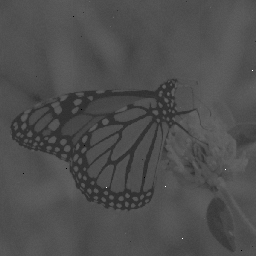
%> input picture MEDICAL_IMAGES/Histogramas/12-histogramas-ejercicios-archivos/butterfly.png, 256 x 256 px
$ octave PrimeroHist.m   (GNU Octave 9; MATLAB toolbox functions it lacks are replaced by stand-ins)
%> lines starting %> are read from the running program, lines starting %| are printed output that depends on the picture
clc, clear, close all;

% cargar la imagen
img=imread("12-histogramas-ejercicios-archivos/butterfly.png");
%> img is the input picture: size 256x256x3 uint8; min 0, max 254, mean 77.8
% convertir a escala de grises
grayimg=im2gray(img);
% visualizar la imagen y su histograma
figure(1)
subplot(1,2,1)
imshow(grayimg);
subplot(1,2,2)
imhist(grayimg);
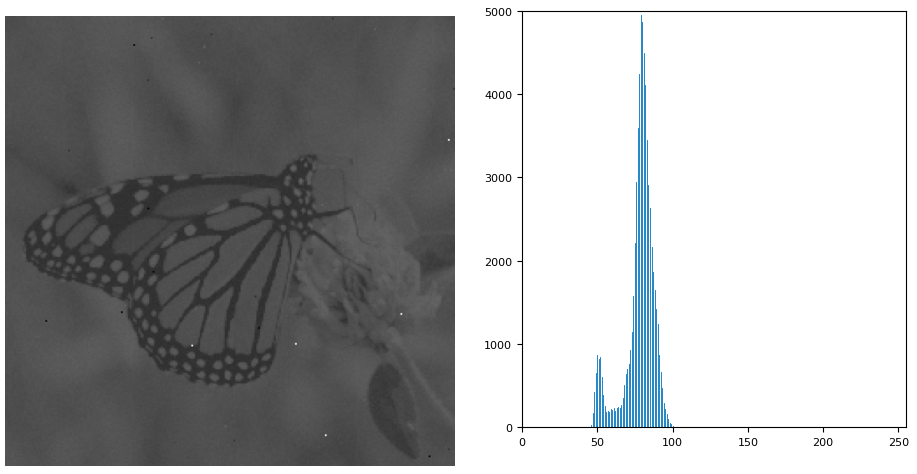
%> figure redrawn from the program's plot data, 2 panels


% definir las intensidades en los extremos del rango actual de representacion
% es decir, el rango dentro del cual se quiere normalizar
% (se especifican manualmente)
min=45;
max=100;
% trabajar sobre una copia de la imagen con tipo de dato real
% para utilizar mayor precision en los calculos
realimg=double(grayimg);
% aplicar la ecuacion de normalizacion del histograma
normimg=(realimg-min)./(max-min);
% multiplicar por el valor maximo del rango de representacion
normimg=normimg.*255;
% convertir de nuevo a tipo de dato entero para facilitar la visualizacion
entimg=uint8(normimg);
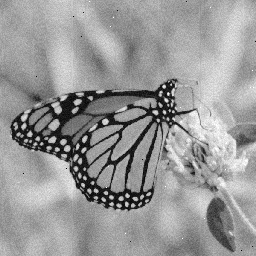
%> entimg: size 256x256 uint8; min 0, max 255, mean 152.1
% visualizar la imagen normalizada y su histograma

figure(2)
subplot(1,2,1)
imshow(entimg);
subplot(1,2,2)
imhist(entimg);
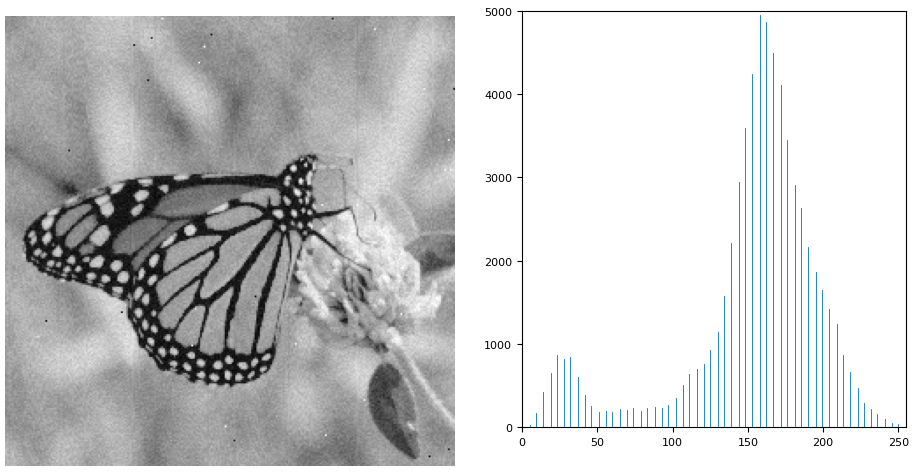
%> figure redrawn from the program's plot data, 2 panels
% guardar la imagen normalizada en disco
imwrite(entimg,"butterfly_norm.png");
